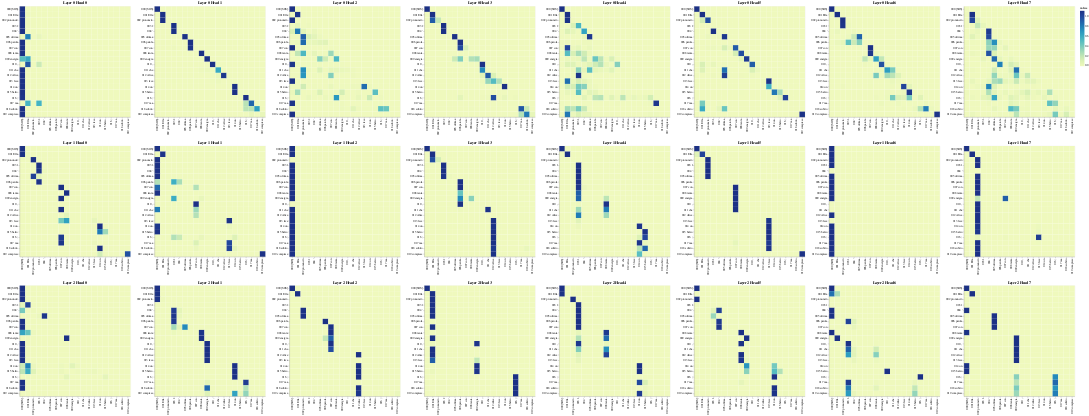

The notebook cell saved with this chart:
### Code cell
## decoder self attention
get_all_attention_maps("decoder",layers,heads,decoder_input_tokens,decoder_input_tokens,min(20,sentence_len))

### Figure 1 — Vega-Lite specification as saved in the notebook (floating-point values rounded to 4 significant figures; data arrays with more than 128 entries replaced by an {"elided": "..."} marker saying what was removed)
{"config": {"view": {"continuousWidth": 300, "continuousHeight": 300}}, "vconcat": [{"hconcat": [{"data": {"name": "data-5be50c8b27fca94a553243cccac3f60c"}, "mark": {"type": "rect"}, "encoding": {"color": {"field": "value", "type": "quantitative"}, "tooltip": [{"field": "row", "type": "quantitative"}, {"field": "column", "type": "quantitative"}, {"field": "value", "type": "quantitative"}, {"field": "row_token", "type": "nominal"}, {"field": "col_token", "type": "nominal"}], "x": {"axis": {"title": ""}, "field": "col_token", "type": "nominal"}, "y": {"axis": {"title": ""}, "field": "row_token", "type": "nominal"}}, "height": 400, "name": "view_25", "title": "Layer 0 Head 0", "width": 400}, {"data": {"name": "data-de2da03afcf3d2277aa067d0ce67469f"}, "mark": {"type": "rect"}, "encoding": {"color": {"field": "value", "type": "quantitative"}, "tooltip": [{"field": "row", "type": "quantitative"}, {"field": "column", "type": "quantitative"}, {"field": "value", "type": "quantitative"}, {"field": "row_token", "type": "nominal"}, {"field": "col_token", "type": "nominal"}], "x": {"axis": {"title": ""}, "field": "col_token", "type": "nominal"}, "y": {"axis": {"title": ""}, "field": "row_token", "type": "nominal"}}, "height": 400, "name": "view_26", "title": "Layer 0 Head 1", "width": 400}, {"data": {"name": "data-922ffc688778a23d3b7959394ff7b116"}, "mark": {"type": "rect"}, "encoding": {"color": {"field": "value", "type": "quantitative"}, "tooltip": [{"field": "row", "type": "quantitative"}, {"field": "column", "type": "quantitative"}, {"field": "value", "type": "quantitative"}, {"field": "row_token", "type": "nominal"}, {"field": "col_token", "type": "nominal"}], "x": {"axis": {"title": ""}, "field": "col_token", "type": "nominal"}, "y": {"axis": {"title": ""}, "field": "row_token", "type": "nominal"}}, "height": 400, "name": "view_27", "title": "Layer 0 Head 2", "width": 400}, {"data": {"name": "data-0bf042eed02ddac97124e84c19895c45"}, "mark": {"type": "rect"}, "encoding": {"color": {"field": "value", "type": "quantitative"}, "tooltip": [{"field": "row", "type": "quantitative"}, {"field": "column", "type": "quantitative"}, {"field": "value", "type": "quantitative"}, {"field": "row_token", "type": "nominal"}, {"field": "col_token", "type": "nominal"}], "x": {"axis": {"title": ""}, "field": "col_token", "type": "nominal"}, "y": {"axis": {"title": ""}, "field": "row_token", "type": "nominal"}}, "height": 400, "name": "view_28", "title": "Layer 0 Head 3", "width": 400}, {"data": {"name": "data-26cc589e5e7229e7c27f57adb4629915"}, "mark": {"type": "rect"}, "encoding": {"color": {"field": "value", "type": "quantitative"}, "tooltip": [{"field": "row", "type": "quantitative"}, {"field": "column", "type": "quantitative"}, {"field": "value", "type": "quantitative"}, {"field": "row_token", "type": "nominal"}, {"field": "col_token", "type": "nominal"}], "x": {"axis": {"title": ""}, "field": "col_token", "type": "nominal"}, "y": {"axis": {"title": ""}, "field": "row_token", "type": "nominal"}}, "height": 400, "name": "view_29", "title": "Layer 0 Head 4", "width": 400}, {"data": {"name": "data-875a86c6a79041f0da49490b1b9f08ff"}, "mark": {"type": "rect"}, "encoding": {"color": {"field": "value", "type": "quantitative"}, "tooltip": [{"field": "row", "type": "quantitative"}, {"field": "column", "type": "quantitative"}, {"field": "value", "type": "quantitative"}, {"field": "row_token", "type": "nominal"}, {"field": "col_token", "type": "nominal"}], "x": {"axis": {"title": ""}, "field": "col_token", "type": "nominal"}, "y": {"axis": {"title": ""}, "field": "row_token", "type": "nominal"}}, "height": 400, "name": "view_30", "title": "Layer 0 Head 5", "width": 400}, {"data": {"name": "data-deb81221e14c2667ee4a2de4d4d020cb"}, "mark": {"type": "rect"}, "encoding": {"color": {"field": "value", "type": "quantitative"}, "tooltip": [{"field": "row", "type": "quantitative"}, {"field": "column", "type": "quantitative"}, {"field": "value", "type": "quantitative"}, {"field": "row_token", "type": "nominal"}, {"field": "col_token", "type": "nominal"}], "x": {"axis": {"title": ""}, "field": "col_token", "type": "nominal"}, "y": {"axis": {"title": ""}, "field": "row_token", "type": "nominal"}}, "height": 400, "name": "view_31", "title": "Layer 0 Head 6", "width": 400}, {"data": {"name": "data-c778721745b3a267e0ae2d0e891f6981"}, "mark": {"type": "rect"}, "encoding": {"color": {"field": "value", "type": "quantitative"}, "tooltip": [{"field": "row", "type": "quantitative"}, {"field": "column", "type": "quantitative"}, {"field": "value", "type": "quantitative"}, {"field": "row_token", "type": "nominal"}, {"field": "col_token", "type": "nominal"}], "x": {"axis": {"title": ""}, "field": "col_token", "type": "nominal"}, "y": {"axis": {"title": ""}, "field": "row_token", "type": "nominal"}}, "height": 400, "name": "view_32", "title": "Layer 0 Head 7", "width": 400}]}, {"hconcat": [{"data": {"name": "data-eb3e164cf00712dd05b1e11a45e28a68"}, "mark": {"type": "rect"}, "encoding": {"color": {"field": "value", "type": "quantitative"}, "tooltip": [{"field": "row", "type": "quantitative"}, {"field": "column", "type": "quantitative"}, {"field": "value", "type": "quantitative"}, {"field": "row_token", "type": "nominal"}, {"field": "col_token", "type": "nominal"}], "x": {"axis": {"title": ""}, "field": "col_token", "type": "nominal"}, "y": {"axis": {"title": ""}, "field": "row_token", "type": "nominal"}}, "height": 400, "name": "view_33", "title": "Layer 1 Head 0", "width": 400}, {"data": {"name": "data-a44a9ef4744cdde2e9322d1d91d17861"}, "mark": {"type": "rect"}, "encoding": {"color": {"field": "value", "type": "quantitative"}, "tooltip": [{"field": "row", "type": "quantitative"}, {"field": "column", "type": "quantitative"}, {"field": "value", "type": "quantitative"}, {"field": "row_token", "type": "nominal"}, {"field": "col_token", "type": "nominal"}], "x": {"axis": {"title": ""}, "field": "col_token", "type": "nominal"}, "y": {"axis": {"title": ""}, "field": "row_token", "type": "nominal"}}, "height": 400, "name": "view_34", "title": "Layer 1 Head 1", "width": 400}, {"data": {"name": "data-9b2d1ed35b76623f159e9d673a30c109"}, "mark": {"type": "rect"}, "encoding": {"color": {"field": "value", "type": "quantitative"}, "tooltip": [{"field": "row", "type": "quantitative"}, {"field": "column", "type": "quantitative"}, {"field": "value", "type": "quantitative"}, {"field": "row_token", "type": "nominal"}, {"field": "col_token", "type": "nominal"}], "x": {"axis": {"title": ""}, "field": "col_token", "type": "nominal"}, "y": {"axis": {"title": ""}, "field": "row_token", "type": "nominal"}}, "height": 400, "name": "view_35", "title": "Layer 1 Head 2", "width": 400}, {"data": {"name": "data-076ca77c9f5f90f014c72719adcbeb1c"}, "mark": {"type": "rect"}, "encoding": {"color": {"field": "value", "type": "quantitative"}, "tooltip": [{"field": "row", "type": "quantitative"}, {"field": "column", "type": "quantitative"}, {"field": "value", "type": "quantitative"}, {"field": "row_token", "type": "nominal"}, {"field": "col_token", "type": "nominal"}], "x": {"axis": {"title": ""}, "field": "col_token", "type": "nominal"}, "y": {"axis": {"title": ""}, "field": "row_token", "type": "nominal"}}, "height": 400, "name": "view_36", "title": "Layer 1 Head 3", "width": 400}, {"data": {"name": "data-6d73231a65c0135054ab4c57561414ca"}, "mark": {"type": "rect"}, "encoding": {"color": {"field": "value", "type": "quantitative"}, "tooltip": [{"field": "row", "type": "quantitative"}, {"field": "column", "type": "quantitative"}, {"field": "value", "type": "quantitative"}, {"field": "row_token", "type": "nominal"}, {"field": "col_token", "type": "nominal"}], "x": {"axis": {"title": ""}, "field": "col_token", "type": "nominal"}, "y": {"axis": {"title": ""}, "field": "row_token", "type": "nominal"}}, "height": 400, "name": "view_37", "title": "Layer 1 Head 4", "width": 400}, {"data": {"name": "data-e47d3131b61edbdad60e3ae25967717b"}, "mark": {"type": "rect"}, "encoding": {"color": {"field": "value", "type": "quantitative"}, "tooltip": [{"field": "row", "type": "quantitative"}, {"field": "column", "type": "quantitative"}, {"field": "value", "type": "quantitative"}, {"field": "row_token", "type": "nominal"}, {"field": "col_token", "type": "nominal"}], "x": {"axis": {"title": ""}, "field": "col_token", "type": "nominal"}, "y": {"axis": {"title": ""}, "field": "row_token", "type": "nominal"}}, "height": 400, "name": "view_38", "title": "Layer 1 Head 5", "width": 400}, {"data": {"name": "data-6b29679b77c96965286fd9648a604b85"}, "mark": {"type": "rect"}, "encoding": {"color": {"field": "value", "type": "quantitative"}, "tooltip": [{"field": "row", "type": "quantitative"}, {"field": "column", "type": "quantitative"}, {"field": "value", "type": "quantitative"}, {"field": "row_token", "type": "nominal"}, {"field": "col_token", "type": "nominal"}], "x": {"axis": {"title": ""}, "field": "col_token", "type": "nominal"}, "y": {"axis": {"title": ""}, "field": "row_token", "type": "nominal"}}, "height": 400, "name": "view_39", "title": "Layer 1 Head 6", "width": 400}, {"data": {"name": "data-5913e120f672a339c6a839c26f3bcca2"}, "mark": {"type": "rect"}, "encoding": {"color": {"field": "value", "type": "quantitative"}, "tooltip": [{"field": "row", "type": "quantitative"}, {"field": "column", "type": "quantitative"}, {"field": "value", "type": "quantitative"}, {"field": "row_token", "type": "nominal"}, {"field": "col_token", "type": "nominal"}], "x": {"axis": {"title": ""}, "field": "col_token", "type": "nominal"}, "y": {"axis": {"title": ""}, "field": "row_token", "type": "nominal"}}, "height": 400, "name": "view_40", "title": "Layer 1 Head 7", "width": 400}]}, {"hconcat": [{"data": {"name": "data-72b5a9073b619cac795a6c75f05a8789"}, "mark": {"type": "rect"}, "encoding": {"color": {"field": "value", "type": "quantitative"}, "tooltip": [{"field": "row", "type": "quantitative"}, {"field": "column", "type": "quantitative"}, {"field": "value", "type": "quantitative"}, {"field": "row_token", "type": "nominal"}, {"field": "col_token", "type": "nominal"}], "x": {"axis": {"title": ""}, "field": "col_token", "type": "nominal"}, "y": {"axis": {"title": ""}, "field": "row_token", "type": "nominal"}}, "height": 400, "name": "view_41", "title": "Layer 2 Head 0", "width": 400}, {"data": {"name": "data-708a150550c4b52539d0d1a14a4bb540"}, "mark": {"type": "rect"}, "encoding": {"color": {"field": "value", "type": "quantitative"}, "tooltip": [{"field": "row", "type": "quantitative"}, {"field": "column", "type": "quantitative"}, {"field": "value", "type": "quantitative"}, {"field": "row_token", "type": "nominal"}, {"field": "col_token", "type": "nominal"}], "x": {"axis": {"title": ""}, "field": "col_token", "type": "nominal"}, "y": {"axis": {"title": ""}, "field": "row_token", "type": "nominal"}}, "height": 400, "name": "view_42", "title": "Layer 2 Head 1", "width": 400}, {"data": {"name": "data-0bdbe895c91f784699f0a7658d9e1c64"}, "mark": {"type": "rect"}, "encoding": {"color": {"field": "value", "type": "quantitative"}, "tooltip": [{"field": "row", "type": "quantitative"}, {"field": "column", "type": "quantitative"}, {"field": "value", "type": "quantitative"}, {"field": "row_token", "type": "nominal"}, {"field": "col_token", "type": "nominal"}], "x": {"axis": {"title": ""}, "field": "col_token", "type": "nominal"}, "y": {"axis": {"title": ""}, "field": "row_token", "type": "nominal"}}, "height": 400, "name": "view_43", "title": "Layer 2 Head 2", "width": 400}, {"data": {"name": "data-59e8beae0f85c377eb4a7eeb265c6753"}, "mark": {"type": "rect"}, "encoding": {"color": {"field": "value", "type": "quantitative"}, "tooltip": [{"field": "row", "type": "quantitative"}, {"field": "column", "type": "quantitative"}, {"field": "value", "type": "quantitative"}, {"field": "row_token", "type": "nominal"}, {"field": "col_token", "type": "nominal"}], "x": {"axis": {"title": ""}, "field": "col_token", "type": "nominal"}, "y": {"axis": {"title": ""}, "field": "row_token", "type": "nominal"}}, "height": 400, "name": "view_44", "title": "Layer 2 Head 3", "width": 400}, {"data": {"name": "data-2f52b7640ad17ab4022456b1e2d1af7c"}, "mark": {"type": "rect"}, "encoding": {"color": {"field": "value", "type": "quantitative"}, "tooltip": [{"field": "row", "type": "quantitative"}, {"field": "column", "type": "quantitative"}, {"field": "value", "type": "quantitative"}, {"field": "row_token", "type": "nominal"}, {"field": "col_token", "type": "nominal"}], "x": {"axis": {"title": ""}, "field": "col_token", "type": "nominal"}, "y": {"axis": {"title": ""}, "field": "row_token", "type": "nominal"}}, "height": 400, "name": "view_45", "title": "Layer 2 Head 4", "width": 400}, {"data": {"name": "data-e63cd9e85a1e76438d4b32009d0fded0"}, "mark": {"type": "rect"}, "encoding": {"color": {"field": "value", "type": "quantitative"}, "tooltip": [{"field": "row", "type": "quantitative"}, {"field": "column", "type": "quantitative"}, {"field": "value", "type": "quantitative"}, {"field": "row_token", "type": "nominal"}, {"field": "col_token", "type": "nominal"}], "x": {"axis": {"title": ""}, "field": "col_token", "type": "nominal"}, "y": {"axis": {"title": ""}, "field": "row_token", "type": "nominal"}}, "height": 400, "name": "view_46", "title": "Layer 2 Head 5", "width": 400}, {"data": {"name": "data-ffc3b6695635d2bdd2aefe453ad6f692"}, "mark": {"type": "rect"}, "encoding": {"color": {"field": "value", "type": "quantitative"}, "tooltip": [{"field": "row", "type": "quantitative"}, {"field": "column", "type": "quantitative"}, {"field": "value", "type": "quantitative"}, {"field": "row_token", "type": "nominal"}, {"field": "col_token", "type": "nominal"}], "x": {"axis": {"title": ""}, "field": "col_token", "type": "nominal"}, "y": {"axis": {"title": ""}, "field": "row_token", "type": "nominal"}}, "height": 400, "name": "view_47", "title": "Layer 2 Head 6", "width": 400}, {"data": {"name": "data-1400463193d0630fec53cfbf32800c4e"}, "mark": {"type": "rect"}, "encoding": {"color": {"field": "value", "type": "quantitative"}, "tooltip": [{"field": "row", "type": "quantitative"}, {"field": "column", "type": "quantitative"}, {"field": "value", "type": "quantitative"}, {"field": "row_token", "type": "nominal"}, {"field": "col_token", "type": "nominal"}], "x": {"axis": {"title": ""}, "field": "col_token", "type": "nominal"}, "y": {"axis": {"title": ""}, "field": "row_token", "type": "nominal"}}, "height": 400, "name": "view_48", "title": "Layer 2 Head 7", "width": 400}]}], "params": [{"name": "param_25", "select": {"type": "interval", "encodings": ["x", "y"]}, "bind": "scales", "views": ["view_25"]}, {"name": "param_26", "select": {"type": "interval", "encodings": ["x", "y"]}, "bind": "scales", "views": ["view_26"]}, {"name": "param_27", "select": {"type": "interval", "encodings": ["x", "y"]}, "bind": "scales", "views": ["view_27"]}, {"name": "param_28", "select": {"type": "interval", "encodings": ["x", "y"]}, "bind": "scales", "views": ["view_28"]}, {"name": "param_29", "select": {"type": "interval", "encodings": ["x", "y"]}, "bind": "scales", "views": ["view_29"]}, {"name": "param_30", "select": {"type": "interval", "encodings": ["x", "y"]}, "bind": "scales", "views": ["view_30"]}, {"name": "param_31", "select": {"type": "interval", "encodings": ["x", "y"]}, "bind": "scales", "views": ["view_31"]}, {"name": "param_32", "select": {"type": "interval", "encodings": ["x", "y"]}, "bind": "scales", "views": ["view_32"]}, {"name": "param_33", "select": {"type": "interval", "encodings": ["x", "y"]}, "bind": "scales", "views": ["view_33"]}, {"name": "param_34", "select": {"type": "interval", "encodings": ["x", "y"]}, "bind": "scales", "views": ["view_34"]}, {"name": "param_35", "select": {"type": "interval", "encodings": ["x", "y"]}, "bind": "scales", "views": ["view_35"]}, {"name": "param_36", "select": {"type": "interval", "encodings": ["x", "y"]}, "bind": "scales", "views": ["view_36"]}, {"name": "param_37", "select": {"type": "interval", "encodings": ["x", "y"]}, "bind": "scales", "views": ["view_37"]}, {"name": "param_38", "select": {"type": "interval", "encodings": ["x", "y"]}, "bind": "scales", "views": ["view_38"]}, {"name": "param_39", "select": {"type": "interval", "encodings": ["x", "y"]}, "bind": "scales", "views": ["view_39"]}, {"name": "param_40", "select": {"type": "interval", "encodings": ["x", "y"]}, "bind": "scales", "views": ["view_40"]}, {"name": "param_41", "select": {"type": "interval", "encodings": ["x", "y"]}, "bind": "scales", "views": ["view_41"]}, {"name": "param_42", "select": {"type": "interval", "encodings": ["x", "y"]}, "bind": "scales", "views": ["view_42"]}, {"name": "param_43", "select": {"type": "interval", "encodings": ["x", "y"]}, "bind": "scales", "views": ["view_43"]}, {"name": "param_44", "select": {"type": "interval", "encodings": ["x", "y"]}, "bind": "scales", "views": ["view_44"]}, {"name": "param_45", "select": {"type": "interval", "encodings": ["x", "y"]}, "bind": "scales", "views": ["view_45"]}, {"name": "param_46", "select": {"type": "interval", "encodings": ["x", "y"]}, "bind": "scales", "views": ["view_46"]}, {"name": "param_47", "select": {"type": "interval", "encodings": ["x", "y"]}, "bind": "scales", "views": ["view_47"]}, {"name": "param_48", "select": {"type": "interval", "encodings": ["x", "y"]}, "bind": "scales", "views": ["view_48"]}], "$schema": "https://vega.github.io/schema/vega-lite/v5.20.1.json", "datasets": {"data-5be50c8b27fca94a553243cccac3f60c": {"elided": "400 records"}, "data-de2da03afcf3d2277aa067d0ce67469f": {"elided": "400 records"}, "data-922ffc688778a23d3b7959394ff7b116": {"elided": "400 records"}, "data-0bf042eed02ddac97124e84c19895c45": {"elided": "400 records"}, "data-26cc589e5e7229e7c27f57adb4629915": {"elided": "400 records"}, "data-875a86c6a79041f0da49490b1b9f08ff": {"elided": "400 records"}, "data-deb81221e14c2667ee4a2de4d4d020cb": {"elided": "400 records"}, "data-c778721745b3a267e0ae2d0e891f6981": {"elided": "400 records"}, "data-eb3e164cf00712dd05b1e11a45e28a68": {"elided": "400 records"}, "data-a44a9ef4744cdde2e9322d1d91d17861": {"elided": "400 records"}, "data-9b2d1ed35b76623f159e9d673a30c109": {"elided": "400 records"}, "data-076ca77c9f5f90f014c72719adcbeb1c": {"elided": "400 records"}, "data-6d73231a65c0135054ab4c57561414ca": {"elided": "400 records"}, "data-e47d3131b61edbdad60e3ae25967717b": {"elided": "400 records"}, "data-6b29679b77c96965286fd9648a604b85": {"elided": "400 records"}, "data-5913e120f672a339c6a839c26f3bcca2": {"elided": "400 records"}, "data-72b5a9073b619cac795a6c75f05a8789": {"elided": "400 records"}, "data-708a150550c4b52539d0d1a14a4bb540": {"elided": "400 records"}, "data-0bdbe895c91f784699f0a7658d9e1c64": {"elided": "400 records"}, "data-59e8beae0f85c377eb4a7eeb265c6753": {"elided": "400 records"}, "data-2f52b7640ad17ab4022456b1e2d1af7c": {"elided": "400 records"}, "data-e63cd9e85a1e76438d4b32009d0fded0": {"elided": "400 records"}, "data-ffc3b6695635d2bdd2aefe453ad6f692": {"elided": "400 records"}, "data-1400463193d0630fec53cfbf32800c4e": {"elided": "400 records"}}}
